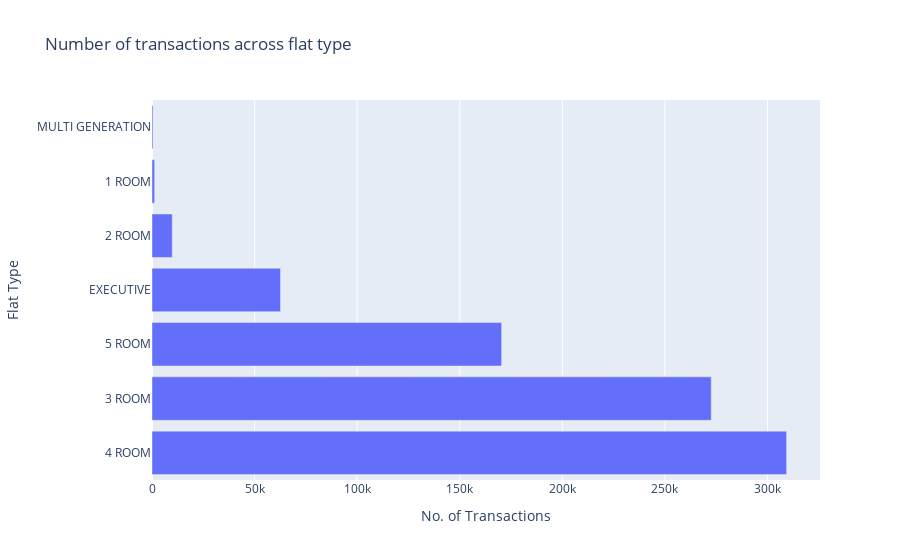

The notebook cell saved with this chart:
### Code cell
import plotly.express as px
import shap
shap.initjs()

group_df = prices.groupby('flat_type')['month'].agg('count').reset_index()
group_df = group_df.rename(columns = {'month':'No_of_Transactions'})
group_df = group_df.sort_values(by = 'No_of_Transactions', ascending = False)

# plot horizontal bar chart
fig = px.bar(group_df, y = 'flat_type', x = 'No_of_Transactions', title = 'Number of transactions for each flat type',
            orientation = 'h')

fig.update_layout(
    title="Number of transactions across flat type",
    xaxis_title="No. of Transactions",
    yaxis_title="Flat Type",
)

fig.show()

### Figure 1 — Plotly figure (JSON) as saved in the notebook; plotly's stock layout.template omitted (floating-point values rounded to 4 significant figures)
{"data": [{"alignmentgroup": "True", "hoverlabel": {"namelength": 0}, "hovertemplate": "No_of_Transactions=%{x}<br>flat_type=%{y}", "legendgroup": "", "marker": {"color": "#636efa"}, "name": "", "offsetgroup": "", "orientation": "h", "showlegend": false, "textposition": "auto", "type": "bar", "x": [309314, 272580, 170408, 62641, 9863, 1273, 502], "xaxis": "x", "y": ["4 ROOM", "3 ROOM", "5 ROOM", "EXECUTIVE", "2 ROOM", "1 ROOM", "MULTI GENERATION"], "yaxis": "y"}], "layout": {"barmode": "relative", "legend": {"tracegroupgap": 0}, "title": {"text": "Number of transactions across flat type"}, "xaxis": {"anchor": "y", "domain": [0, 1], "title": {"text": "No. of Transactions"}}, "yaxis": {"anchor": "x", "domain": [0, 1], "title": {"text": "Flat Type"}}}}
